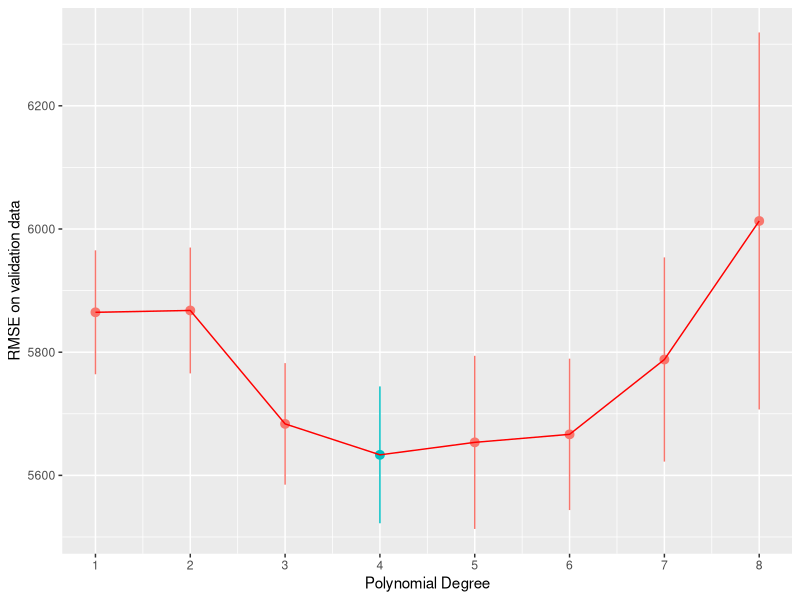

The R script that drew this image: (Note: this script raises an error after producing the figure.)
## ---- chunk 1
library(tidyverse)
library(scales)
library(modelr)

trips_per_day_with_test <- read_tsv("trips_per_day.tsv")
## ---- chunk 2
set.seed(24)

num_days <- nrow(trips_per_day_with_test)
frac_test <- 0.1
num_test <- floor(num_days * frac_test)

# randomly sample rows for the test set 
ndx <- sample(1:num_days, num_test, replace=F)

# used to fit the model
trips_per_day <- trips_per_day_with_test[-ndx, ]
test_set <- trips_per_day_with_test[ndx, ]
## ---- chunk 3
#k-fold cross-validation
set.seed(42)
num_folds <- 5
num_days_train <- nrow(trips_per_day)

trips_per_day <- trips_per_day %>%
  mutate(fold = (row_number() %% num_folds) + 1)

# fit a model for each polynomial degree
K <- 1:8
avg_validate_err <- c()
se_validate_err <- c()
for (k in K) {
  # do 5-fold cross-validation within each value of k
  validate_err <- c()
  for (f in 1:num_folds) {
    # fit on the training data
    trips_per_day_train <- filter(trips_per_day, fold != f)
    model <- lm(num_trips ~ poly(tmin, k, raw = T), data=trips_per_day_train)

    # evaluate on the validation data
    trips_per_day_validate <- filter(trips_per_day, fold == f)
    validate_err[f] <- sqrt(mean((predict(model, trips_per_day_validate) - trips_per_day_validate$num_trips)^2))
  }

  # compute the average validation error across folds
  # and the standard error on this estimate
  avg_validate_err[k] <- mean(validate_err)
  se_validate_err[k] <- sd(validate_err) / sqrt(num_folds)
}
# plot the validate error, highlighting the value of k with the lowest average error
plot_data <- data.frame(K, avg_validate_err, se_validate_err)
ggplot(plot_data, aes(x=K, y=avg_validate_err)) +
  geom_pointrange(aes(ymin=avg_validate_err - se_validate_err,
                      ymax=avg_validate_err + se_validate_err,
                      color=avg_validate_err == min(avg_validate_err))) +
  geom_line(color = "red") +
  scale_x_continuous(breaks=1:12) +
  theme(legend.position="none") +
  xlab('Polynomial Degree') +
  ylab('RMSE on validation data')
## ---- chunk 4
#delete fold
trips_per_day <- select(trips_per_day, -fold)
#cross-validate with checking with all features through adding
set.seed(42)

num_days <- nrow(trips_per_day)
frac_train <- 0.8
num_train <- floor(num_days * frac_train)

# randomly sample rows for the training set 
ndx <- sample(1:num_days, num_train, replace=F)

# used to fit the model
trips_per_day_train <- trips_per_day[ndx, ]

# used to evaluate the fit
trips_per_day_validate <- trips_per_day[-ndx, ]
## ---- chunk 5
# fit on the training data
model_with_all_additive <- lm(num_trips ~ . - date - ymd, data = trips_per_day_train)

# evaluate on the training data
train_err_all_additive <- sqrt(mean((predict(model_with_all_additive, trips_per_day_train) - trips_per_day_train$num_trips)^2))

# evaluate on the validate data
validate_err_all_additive <- sqrt(mean((predict(model_with_all_additive, trips_per_day_validate) - trips_per_day_validate$num_trips)^2))

#training error
train_err_all_additive
#[1] 4703.371
#validation error
validate_err_all_additive
#5197.574
#high error bad model

#interactions
# fit on the training data
model_with_all_interactive <- lm(num_trips ~ (snwd + tmax + tmin + snow + prcp)^2, data = trips_per_day_train)

# evaluate on the training data
train_err_all_interactive <- sqrt(mean((predict(model_with_all_interactive, trips_per_day_train) - trips_per_day_train$num_trips)^2))

# evaluate on the validate data
validate_err_all_interactive <- sqrt(mean((predict(model_with_all_interactive, trips_per_day_validate) - trips_per_day_validate$num_trips)^2))

train_err_all_interactive
#4497.649
validate_err_all_interactive
#7601.197

model_with_rain_interact <- lm(num_trips ~ . - date - ymd + prcp:tmin , data = trips_per_day_train)

train_err_rain<- sqrt(mean((predict(model_with_rain_interact, trips_per_day_train) - trips_per_day_train$num_trips)^2))

# evaluate on the validate data
validate_err_rain <- sqrt(mean((predict(model_with_rain_interact, trips_per_day_validate) - trips_per_day_validate$num_trips)^2))

train_err_rain
#4497.467
validate_err_rain
#5992.959

model_with_tmin_interact <- lm(num_trips ~ . - date - ymd + tmin:. - date - ymd, data = trips_per_day_train)

train_err_tmin<- sqrt(mean((predict(model_with_tmin_interact, trips_per_day_train) - trips_per_day_train$num_trips)^2))

# evaluate on the validate data
validate_err_tmin <- sqrt(mean((predict(model_with_tmin_interact, trips_per_day_validate) - trips_per_day_validate$num_trips)^2))

train_err_tmin
#4652.297
validate_err_tmin
#5647

#model with only snwd and prcp interact with tmin
model_tmin_snwd_prcp <- lm(num_trips ~ prcp + snwd + snow + tmax + tmin
   + snwd:tmin + prcp:tmin, data = trips_per_day_train)

train_err_tsp<- sqrt(mean((predict(model_tmin_snwd_prcp, trips_per_day_train) - trips_per_day_train$num_trips)^2))

# evaluate on the validate data
validate_err_tsp <- sqrt(mean((predict(model_tmin_snwd_prcp, trips_per_day_validate) - trips_per_day_validate$num_trips)^2))

train_err_tsp
#4669.297
validate_err_tsp
#5490.993

trips_per_day_train$month <- as.numeric(format(trips_per_day_train$ymd, "%m"))
trips_per_day_validate$month <- as.numeric(format(trips_per_day_validate$ymd, "%m"))

model_with_month <- lm(num_trips ~ prcp + snwd + snow + tmax + tmin + month + prcp:tmin + snwd:tmin, data = trips_per_day_train)

train_err_month<- sqrt(mean((predict(model_with_month, trips_per_day_train) - trips_per_day_train$num_trips)^2))

# evaluate on the validate data
validate_err_month <- sqrt(mean((predict(model_with_month, trips_per_day_validate) - trips_per_day_validate$num_trips)^2))

train_err_month
#4669
validate_err_month
#5490

trips_per_day_train <- select(trips_per_day_train, -month)
trips_per_day_validate <- select(trips_per_day_validate, -month)

model_prcp_snwd_tmax <- lm(num_trips ~ prcp + snwd + tmax - ymd - date, data = trips_per_day_train)

train_err_pst<- sqrt(mean((predict(model_prcp_snwd_tmax, trips_per_day_train) - trips_per_day_train$num_trips)^2))

# evaluate on the validate data
validate_err_pst <- sqrt(mean((predict(model_prcp_snwd_tmax, trips_per_day_validate) - trips_per_day_validate$num_trips)^2))

train_err_pst
#4731
validate_err_pst
#4975
summary(trips_per_day_train)
summary(model_prcp_snwd_tmax)

model_poly2 <- lm(num_trips ~ poly(tmax, 2, raw=TRUE) + poly(tmin, 2, raw=TRUE) + 
                              poly(prcp, 2, raw=TRUE) + poly(snow, 2, raw=TRUE) + 
                              poly(snwd, 2, raw=TRUE), data = trips_per_day_train)

train_err_poly2<- sqrt(mean((predict(model_poly2, trips_per_day_train) - trips_per_day_train$num_trips)^2))

# evaluate on the validate data
validate_err_poly2 <- sqrt(mean((predict(model_poly2, trips_per_day_validate) - trips_per_day_validate$num_trips)^2))

train_err_poly2
#4515
validate_err_poly2
#15306

model_prcp_snwd_tmax <- lm(num_trips ~ prcp + snwd + tmax - ymd - date, data = trips_per_day_train)

train_err_pst<- sqrt(mean((predict(model_prcp_snwd_tmax, trips_per_day_train) - trips_per_day_train$num_trips)^2))

# evaluate on the validate data
validate_err_pst <- sqrt(mean((predict(model_prcp_snwd_tmax, trips_per_day_validate) - trips_per_day_validate$num_trips)^2))

train_err_pst
#4731
validate_err_pst

interact_prcp_snwd_tmax <- lm(num_trips ~ (prcp + snwd + tmax)^2 - ymd - date, data = trips_per_day_train)

train_err_ipst<- sqrt(mean((predict(interact_prcp_snwd_tmax, trips_per_day_train) - trips_per_day_train$num_trips)^2))

# evaluate on the validate data
validate_err_ipst <- sqrt(mean((predict(interact_prcp_snwd_tmax, trips_per_day_validate) - trips_per_day_validate$num_trips)^2))

train_err_ipst
#4648
validate_err_ipst
#5913
## ---- chunk 6
mean_precip <- mean(trips_per_day$prcp, na.rm = TRUE)
trips_per_day$high_precip <- trips_per_day$prcp > mean_precip
trips_per_day$high_precip <- as.factor(trips_per_day$high_precip)
trips_per_day$weekday <- as.factor(trips_per_day$weekday)
trips_per_day$season <- as.factor(trips_per_day$season)

get_season <- function(date) {
  month <- as.numeric(format(date, "%m"))
  if (month %in% c(12, 1, 2)) {
    return("Winter")
  } else if (month %in% c(3, 4, 5)) {
    return("Spring")
  } else if (month %in% c(6, 7, 8)) {
    return("Summer")
  } else {
    return("Fall")
  }
}
trips_per_day$season <- sapply(trips_per_day$ymd, get_season)
trips_per_day$weekday <- !(weekdays(trips_per_day$ymd) %in% c("Saturday", "Sunday"))
## ---- chunk 7
set.seed(42)
num_folds <- 5
num_days <- nrow(trips_per_day)

# K-fold cross validation
trips_per_day <- trips_per_day %>%
  mutate(fold = sample(rep(1:num_folds, length.out = num_days)))


validate_rmse <- c()
train_rmse <- c()

# Cross-validation k-fold
for (f in 1:num_folds) {
  # Split into training and validation
  train_data <- filter(trips_per_day, fold != f)
  validate_data <- filter(trips_per_day, fold == f)
  
  model <- lm(num_trips ~ tmax * high_precip + snwd + tmax:snow + weekday * season, data = train_data)
  
  # Predict and compute RMSE on validation set
  predictions <- predict(model, newdata = validate_data)
  t_rmse <- sqrt(mean(predictions - train_data$num_trips)^2)
  rmse <- sqrt(mean((predictions - validate_data$num_trips)^2))
  validate_rmse[f] <- rmse
  train_rmse[f] <- t_rmse
}

# Results
average_rmse <- mean(validate_rmse)
average_train_rmse <- mean(train_rmse)
se_rmse <- sd(validate_rmse) / sqrt(num_folds)

cat("RMSE for each fold:", round(validate_rmse, 2), "\n")
cat("Train RMSE for each fold:", round(train_rmse, 2), "\n")
cat("Average RMSE:", round(average_rmse, 2), "\n")
cat("Train Average RMSE:", round(average_train_rmse, 2), "\n")
cat("Standard Error:", round(se_rmse, 2), "\n")
## ---- chunk 8
#add predict colum for plotting
trips_per_day_validate$predicted_trips <- predict(model, newdata = trips_per_day_validate)

ggplot(trips_per_day_validate, aes(x = date)) +
  geom_point(aes(y = num_trips), color = "blue", alpha = 0.6, size = 2) +
  geom_line(aes(y = predicted_trips), color = "red", size = 1) +
  labs(title = "Actual vs Predicted Trips Over Time",
       x = "Date", y = "Number of Trips") 
  

ggplot(trips_per_day_validate, aes(x = predicted_trips, y = num_trips)) +
  geom_point() + geom_abline(intercept = 0, slope = 1, color = "red", linetype = "dashed") +
  labs(title = "Predicted vs Actual Trips",
       x = "Predicted Trips", y = "Actual Trips") 

## ---- chunk 9
final_model <- model
save(final_model, file = "final_model.RData")
## ---- chunk 10
 model <- lm(num_trips ~ tmax * high_precip + snwd + tmax:snow + weekday * season, data = trips_per_day)

 mean_precip <- mean(test_set$prcp, na.rm = TRUE)
trips_per_day$high_precip <- test_sety$prcp > mean_precip
trips_per_day$high_precip <- as.factor(test_set$high_precip)
trips_per_day$weekday <- as.factor(test_set$weekday)
trips_per_day$season <- as.factor(test_set$season)

get_season <- function(date) {
  month <- as.numeric(format(date, "%m"))
  if (month %in% c(12, 1, 2)) {
    return("Winter")
  } else if (month %in% c(3, 4, 5)) {
    return("Spring")
  } else if (month %in% c(6, 7, 8)) {
    return("Summer")
  } else {
    return("Fall")
  }
}
trips_per_day$season <- sapply(trips_per_day$ymd, get_season)
trips_per_day$weekday <- !(weekdays(trips_per_day$ymd) %in% c("Saturday", "Sunday"))
predictions <- predict(model, newdata = test_set)
t_rmse <- sqrt(mean(predictions - trips_per_day$num_trips)^2)
rmse <- sqrt(mean((predictions - test_set$num_trips)^2))
t_rmse
rmse
